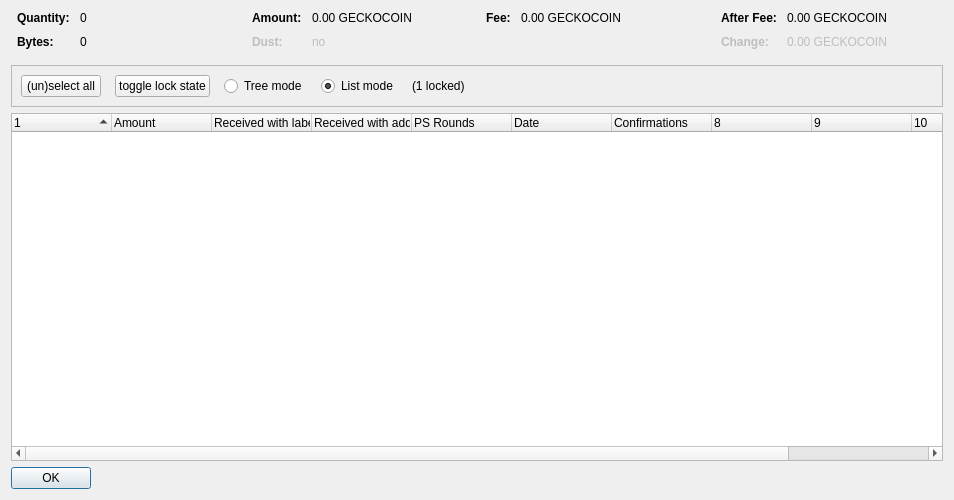
<?xml version="1.0" encoding="UTF-8"?>
<ui version="4.0">
 <class>CoinControlDialog</class>
 <widget class="QDialog" name="CoinControlDialog">
  <property name="geometry">
   <rect>
    <x>0</x>
    <y>0</y>
    <width>954</width>
    <height>500</height>
   </rect>
  </property>
  <property name="windowTitle">
   <string>Coin Selection</string>
  </property>
  <layout class="QVBoxLayout" name="verticalLayout">
   <item>
    <layout class="QHBoxLayout" name="horizontalLayoutTop" stretch="0,0,0,0">
     <property name="topMargin">
      <number>0</number>
     </property>
     <property name="bottomMargin">
      <number>10</number>
     </property>
     <item>
      <layout class="QFormLayout" name="formLayoutCoinControl1">
       <property name="horizontalSpacing">
        <number>10</number>
       </property>
       <property name="verticalSpacing">
        <number>10</number>
       </property>
       <property name="leftMargin">
        <number>6</number>
       </property>
       <property name="rightMargin">
        <number>6</number>
       </property>
       <item row="0" column="0">
        <widget class="QLabel" name="labelCoinControlQuantityText">
         <property name="font">
          <font>
           <weight>75</weight>
           <bold>true</bold>
          </font>
         </property>
         <property name="text">
          <string>Quantity:</string>
         </property>
        </widget>
       </item>
       <item row="0" column="1">
        <widget class="QLabel" name="labelCoinControlQuantity">
         <property name="cursor">
          <cursorShape>IBeamCursor</cursorShape>
         </property>
         <property name="contextMenuPolicy">
          <enum>Qt::ActionsContextMenu</enum>
         </property>
         <property name="text">
          <string notr="true">0</string>
         </property>
         <property name="textInteractionFlags">
          <set>Qt::LinksAccessibleByMouse|Qt::TextSelectableByKeyboard|Qt::TextSelectableByMouse</set>
         </property>
        </widget>
       </item>
       <item row="1" column="0">
        <widget class="QLabel" name="labelCoinControlBytesText">
         <property name="font">
          <font>
           <weight>75</weight>
           <bold>true</bold>
          </font>
         </property>
         <property name="text">
          <string>Bytes:</string>
         </property>
        </widget>
       </item>
       <item row="1" column="1">
        <widget class="QLabel" name="labelCoinControlBytes">
         <property name="cursor">
          <cursorShape>IBeamCursor</cursorShape>
         </property>
         <property name="contextMenuPolicy">
          <enum>Qt::ActionsContextMenu</enum>
         </property>
         <property name="text">
          <string notr="true">0</string>
         </property>
         <property name="textInteractionFlags">
          <set>Qt::LinksAccessibleByMouse|Qt::TextSelectableByKeyboard|Qt::TextSelectableByMouse</set>
         </property>
        </widget>
       </item>
      </layout>
     </item>
     <item>
      <layout class="QFormLayout" name="formLayoutCoinControl2">
       <property name="horizontalSpacing">
        <number>10</number>
       </property>
       <property name="verticalSpacing">
        <number>10</number>
       </property>
       <property name="leftMargin">
        <number>6</number>
       </property>
       <property name="rightMargin">
        <number>6</number>
       </property>
       <item row="0" column="0">
        <widget class="QLabel" name="labelCoinControlAmountText">
         <property name="font">
          <font>
           <weight>75</weight>
           <bold>true</bold>
          </font>
         </property>
         <property name="text">
          <string>Amount:</string>
         </property>
        </widget>
       </item>
       <item row="0" column="1">
        <widget class="QLabel" name="labelCoinControlAmount">
         <property name="cursor">
          <cursorShape>IBeamCursor</cursorShape>
         </property>
         <property name="contextMenuPolicy">
          <enum>Qt::ActionsContextMenu</enum>
         </property>
         <property name="text">
          <string notr="true">0.00 GECKOCOIN</string>
         </property>
         <property name="textInteractionFlags">
          <set>Qt::LinksAccessibleByMouse|Qt::TextSelectableByKeyboard|Qt::TextSelectableByMouse</set>
         </property>
        </widget>
       </item>
       <item row="1" column="0">
        <widget class="QLabel" name="labelCoinControlLowOutputText">
         <property name="enabled">
          <bool>false</bool>
         </property>
         <property name="font">
          <font>
           <weight>75</weight>
           <bold>true</bold>
          </font>
         </property>
         <property name="text">
          <string>Dust:</string>
         </property>
        </widget>
       </item>
       <item row="1" column="1">
        <widget class="QLabel" name="labelCoinControlLowOutput">
         <property name="enabled">
          <bool>false</bool>
         </property>
         <property name="cursor">
          <cursorShape>IBeamCursor</cursorShape>
         </property>
         <property name="contextMenuPolicy">
          <enum>Qt::ActionsContextMenu</enum>
         </property>
         <property name="text">
          <string notr="true">no</string>
         </property>
         <property name="textInteractionFlags">
          <set>Qt::LinksAccessibleByMouse|Qt::TextSelectableByKeyboard|Qt::TextSelectableByMouse</set>
         </property>
        </widget>
       </item>
      </layout>
     </item>
     <item>
      <layout class="QFormLayout" name="formLayoutCoinControl3">
       <property name="horizontalSpacing">
        <number>10</number>
       </property>
       <property name="verticalSpacing">
        <number>10</number>
       </property>
       <property name="leftMargin">
        <number>6</number>
       </property>
       <property name="rightMargin">
        <number>6</number>
       </property>
       <item row="0" column="0">
        <widget class="QLabel" name="labelCoinControlFeeText">
         <property name="font">
          <font>
           <weight>75</weight>
           <bold>true</bold>
          </font>
         </property>
         <property name="text">
          <string>Fee:</string>
         </property>
        </widget>
       </item>
       <item row="0" column="1">
        <widget class="QLabel" name="labelCoinControlFee">
         <property name="cursor">
          <cursorShape>IBeamCursor</cursorShape>
         </property>
         <property name="contextMenuPolicy">
          <enum>Qt::ActionsContextMenu</enum>
         </property>
         <property name="text">
          <string notr="true">0.00 GECKOCOIN</string>
         </property>
         <property name="textInteractionFlags">
          <set>Qt::LinksAccessibleByMouse|Qt::TextSelectableByKeyboard|Qt::TextSelectableByMouse</set>
         </property>
        </widget>
       </item>
      </layout>
     </item>
     <item>
      <layout class="QFormLayout" name="formLayoutCoinControl4">
       <property name="horizontalSpacing">
        <number>10</number>
       </property>
       <property name="verticalSpacing">
        <number>10</number>
       </property>
       <property name="leftMargin">
        <number>6</number>
       </property>
       <property name="rightMargin">
        <number>6</number>
       </property>
       <item row="0" column="0">
        <widget class="QLabel" name="labelCoinControlAfterFeeText">
         <property name="font">
          <font>
           <weight>75</weight>
           <bold>true</bold>
          </font>
         </property>
         <property name="text">
          <string>After Fee:</string>
         </property>
        </widget>
       </item>
       <item row="0" column="1">
        <widget class="QLabel" name="labelCoinControlAfterFee">
         <property name="cursor">
          <cursorShape>IBeamCursor</cursorShape>
         </property>
         <property name="contextMenuPolicy">
          <enum>Qt::ActionsContextMenu</enum>
         </property>
         <property name="text">
          <string notr="true">0.00 GECKOCOIN</string>
         </property>
         <property name="textInteractionFlags">
          <set>Qt::LinksAccessibleByMouse|Qt::TextSelectableByKeyboard|Qt::TextSelectableByMouse</set>
         </property>
        </widget>
       </item>
       <item row="1" column="0">
        <widget class="QLabel" name="labelCoinControlChangeText">
         <property name="enabled">
          <bool>false</bool>
         </property>
         <property name="font">
          <font>
           <weight>75</weight>
           <bold>true</bold>
          </font>
         </property>
         <property name="text">
          <string>Change:</string>
         </property>
        </widget>
       </item>
       <item row="1" column="1">
        <widget class="QLabel" name="labelCoinControlChange">
         <property name="enabled">
          <bool>false</bool>
         </property>
         <property name="cursor">
          <cursorShape>IBeamCursor</cursorShape>
         </property>
         <property name="contextMenuPolicy">
          <enum>Qt::ActionsContextMenu</enum>
         </property>
         <property name="text">
          <string notr="true">0.00 GECKOCOIN</string>
         </property>
         <property name="textInteractionFlags">
          <set>Qt::LinksAccessibleByMouse|Qt::TextSelectableByKeyboard|Qt::TextSelectableByMouse</set>
         </property>
        </widget>
       </item>
      </layout>
     </item>
    </layout>
   </item>
   <item>
    <widget class="QFrame" name="frame">
     <property name="minimumSize">
      <size>
       <width>0</width>
       <height>40</height>
      </size>
     </property>
     <property name="frameShape">
      <enum>QFrame::StyledPanel</enum>
     </property>
     <property name="frameShadow">
      <enum>QFrame::Sunken</enum>
     </property>
     <layout class="QHBoxLayout" name="horizontalLayout">
      <item>
       <layout class="QHBoxLayout" name="horizontalLayoutPanel" stretch="0,0,0,0,0,0">
        <property name="spacing">
         <number>14</number>
        </property>
        <item>
         <widget class="QPushButton" name="pushButtonSelectAll">
          <property name="sizePolicy">
           <sizepolicy hsizetype="Maximum" vsizetype="Fixed">
            <horstretch>0</horstretch>
            <verstretch>0</verstretch>
           </sizepolicy>
          </property>
          <property name="text">
           <string>(un)select all</string>
          </property>
          <property name="autoDefault">
           <bool>false</bool>
          </property>
         </widget>
        </item>
        <item>
         <widget class="QPushButton" name="pushButtonToggleLock">
          <property name="sizePolicy">
           <sizepolicy hsizetype="Maximum" vsizetype="Fixed">
            <horstretch>0</horstretch>
            <verstretch>0</verstretch>
           </sizepolicy>
          </property>
          <property name="text">
           <string>toggle lock state</string>
          </property>
          <property name="autoDefault">
           <bool>false</bool>
          </property>
         </widget>
        </item>
        <item>
         <widget class="QRadioButton" name="radioTreeMode">
          <property name="sizePolicy">
           <sizepolicy hsizetype="Maximum" vsizetype="Fixed">
            <horstretch>0</horstretch>
            <verstretch>0</verstretch>
           </sizepolicy>
          </property>
          <property name="text">
           <string>Tree mode</string>
          </property>
         </widget>
        </item>
        <item>
         <widget class="QRadioButton" name="radioListMode">
          <property name="sizePolicy">
           <sizepolicy hsizetype="Maximum" vsizetype="Fixed">
            <horstretch>0</horstretch>
            <verstretch>0</verstretch>
           </sizepolicy>
          </property>
          <property name="text">
           <string>List mode</string>
          </property>
          <property name="checked">
           <bool>true</bool>
          </property>
         </widget>
        </item>
        <item>
         <widget class="QLabel" name="labelLocked">
          <property name="text">
           <string>(1 locked)</string>
          </property>
         </widget>
        </item>
        <item>
         <spacer name="horizontalSpacer">
          <property name="orientation">
           <enum>Qt::Horizontal</enum>
          </property>
          <property name="sizeHint" stdset="0">
           <size>
            <width>40</width>
            <height>20</height>
           </size>
          </property>
         </spacer>
        </item>
       </layout>
      </item>
     </layout>
    </widget>
   </item>
   <item>
    <widget class="CoinControlTreeWidget" name="treeWidget">
     <property name="contextMenuPolicy">
      <enum>Qt::CustomContextMenu</enum>
     </property>
     <property name="sortingEnabled">
      <bool>false</bool>
     </property>
     <property name="columnCount">
      <number>11</number>
     </property>
     <attribute name="headerShowSortIndicator" stdset="0">
      <bool>true</bool>
     </attribute>
     <attribute name="headerStretchLastSection">
      <bool>false</bool>
     </attribute>
     <column>
      <property name="text">
       <string/>
      </property>
     </column>
     <column>
      <property name="text">
       <string>Amount</string>
      </property>
     </column>
     <column>
      <property name="text">
       <string>Received with label</string>
      </property>
     </column>
     <column>
      <property name="text">
       <string>Received with address</string>
      </property>
     </column>
     <column>
      <property name="text">
       <string>PS Rounds</string>
      </property>
     </column>
     <column>
      <property name="text">
       <string>Date</string>
      </property>
     </column>
     <column>
      <property name="text">
       <string>Confirmations</string>
      </property>
      <property name="toolTip">
       <string>Confirmed</string>
      </property>
     </column>
     <column>
      <property name="text">
       <string/>
      </property>
     </column>
     <column>
      <property name="text">
       <string/>
      </property>
     </column>
     <column>
      <property name="text">
       <string/>
      </property>
     </column>
     <column>
      <property name="text">
       <string/>
      </property>
     </column>
    </widget>
   </item>
   <item>
    <widget class="QDialogButtonBox" name="buttonBox">
     <property name="sizePolicy">
      <sizepolicy hsizetype="Maximum" vsizetype="Fixed">
       <horstretch>0</horstretch>
       <verstretch>0</verstretch>
      </sizepolicy>
     </property>
     <property name="orientation">
      <enum>Qt::Horizontal</enum>
     </property>
     <property name="standardButtons">
      <set>QDialogButtonBox::Ok</set>
     </property>
    </widget>
   </item>
  </layout>
 </widget>
 <customwidgets>
  <customwidget>
   <class>CoinControlTreeWidget</class>
   <extends>QTreeWidget</extends>
   <header>coincontroltreewidget.h</header>
  </customwidget>
 </customwidgets>
 <resources/>
 <connections/>
</ui>
